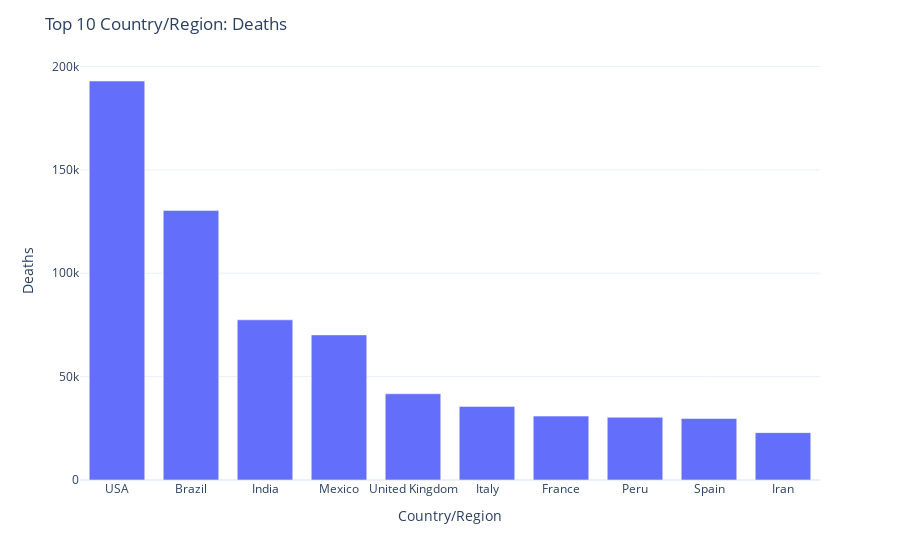

Write notebook code for a chart like this one.
### Markdown cell above
Top 10 Countries with the **HIGHEST DEATH**

### Code cell
# Using Plotly
top10_deaths = country_df.sort_values(['Deaths'], ascending=False).head(10)
fig = px.bar(top10_deaths,
             x = 'Country/Region',
             y = 'Deaths',
             #text = 'Confirmed Cases',  
             hover_name = 'Country/Region',
             hover_data = ['Deaths'])

# Adding title to the plot
fig.update_layout(title = 'Top 10 Country/Region: Deaths',
                 xaxis_tickfont_size=12,
                 yaxis_tickfont_size=12,
                 bargap=0.25)
fig.show()

### Figure 1 — Plotly figure (JSON) as saved in the notebook; plotly's stock layout.template omitted (floating-point values rounded to 4 significant figures)
{"data": [{"alignmentgroup": "True", "customdata": [[192979], [130396], [77472], [70183], [41703], [35597], [30901], [30344], [29747], [22913]], "hovertemplate": "<b>%{hovertext}</b><br><br>Country/Region=%{x}<br>Deaths=%{customdata[0]}<extra></extra>", "hovertext": ["USA", "Brazil", "India", "Mexico", "United Kingdom", "Italy", "France", "Peru", "Spain", "Iran"], "legendgroup": "", "marker": {"color": "#636efa"}, "name": "", "offsetgroup": "", "orientation": "v", "showlegend": false, "textposition": "auto", "type": "bar", "x": ["USA", "Brazil", "India", "Mexico", "United Kingdom", "Italy", "France", "Peru", "Spain", "Iran"], "xaxis": "x", "y": [192979, 130396, 77472, 70183, 41703, 35597, 30901, 30344, 29747, 22913], "yaxis": "y"}], "layout": {"bargap": 0.25, "barmode": "relative", "legend": {"tracegroupgap": 0}, "margin": {"t": 60}, "title": {"text": "Top 10 Country/Region: Deaths"}, "xaxis": {"anchor": "y", "domain": [0, 1], "tickfont": {"size": 12}, "title": {"text": "Country/Region"}}, "yaxis": {"anchor": "x", "domain": [0, 1], "tickfont": {"size": 12}, "title": {"text": "Deaths"}}}}
